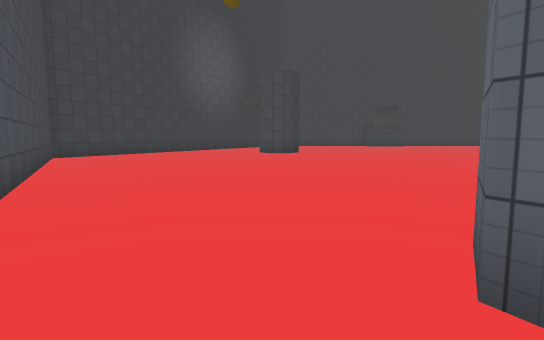
[1] (above)

17 first-person views from a walk through a Unity game level. The camera is 1.5 m above the floor, tilts 6° down and sees 80° across. The floor is counted in squares, 2 m on a side. Each view is taken from the middle of a square. On the plan, view 1 faces up. The plan holds only what a view shows up to about 11 squares ahead; the rest is blank. The place goes on beyond the plan. The player character is not drawn. Surface patterns are stand-ins for the level's own textures.

[2]
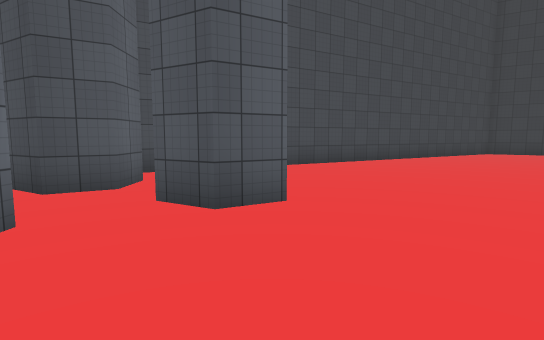

[3]
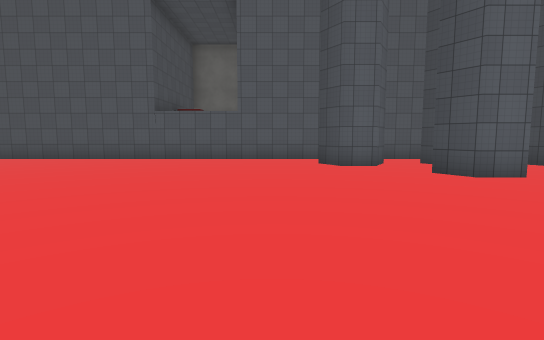

[4]
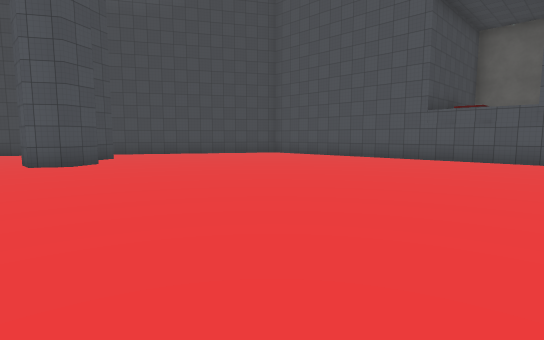

[5]
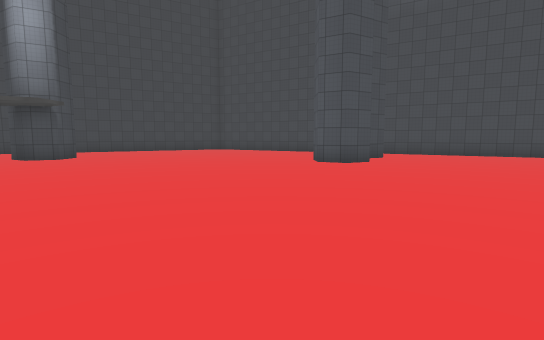

[6]
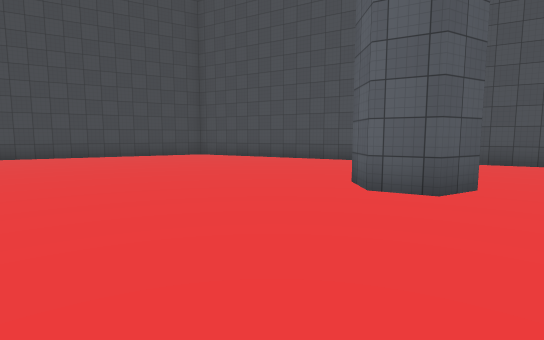

[7]
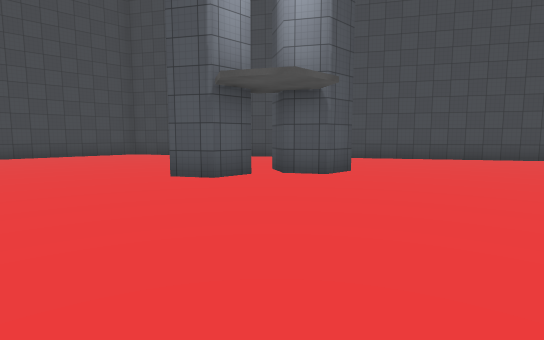

[8]
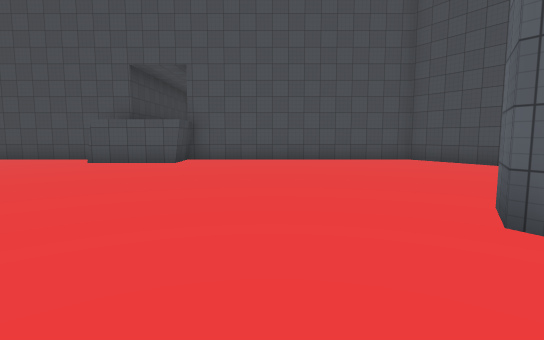

[9]
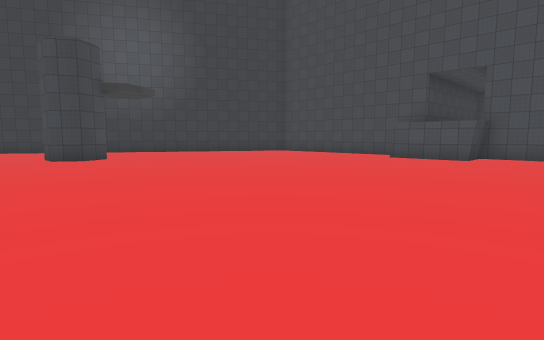

[10]
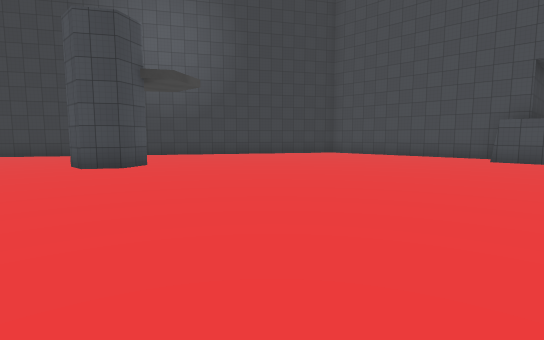

[11]
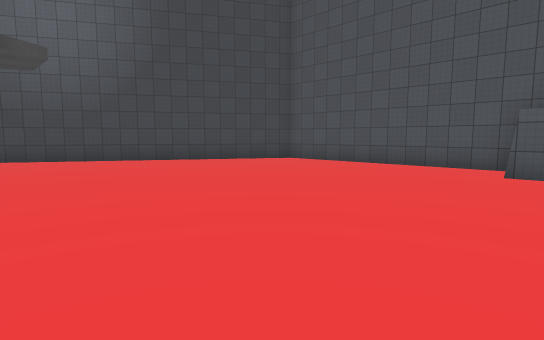

[12]
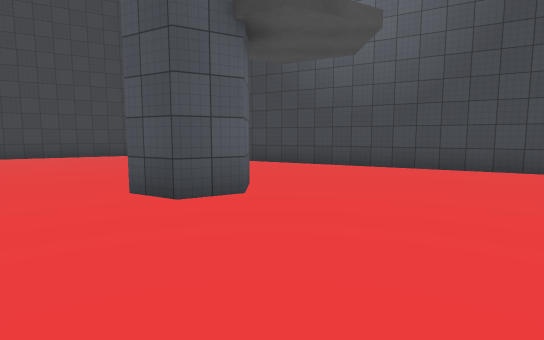

[13]
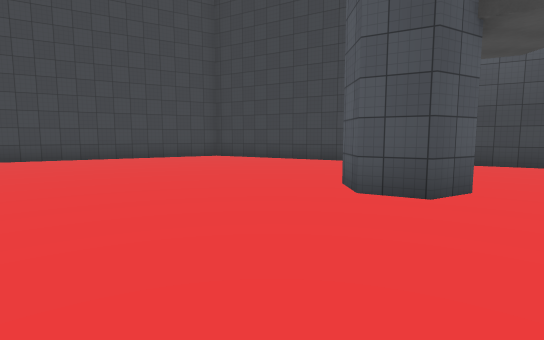

[14]
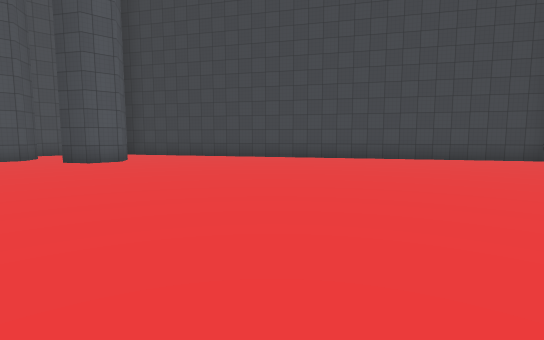

[15]
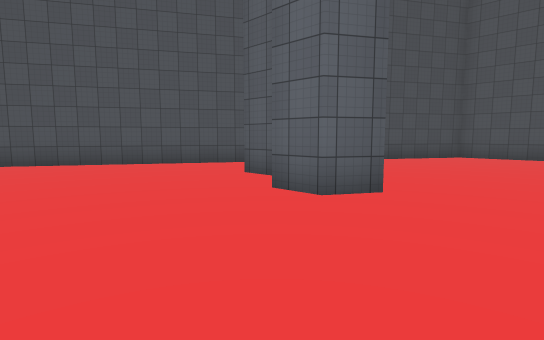

[16]
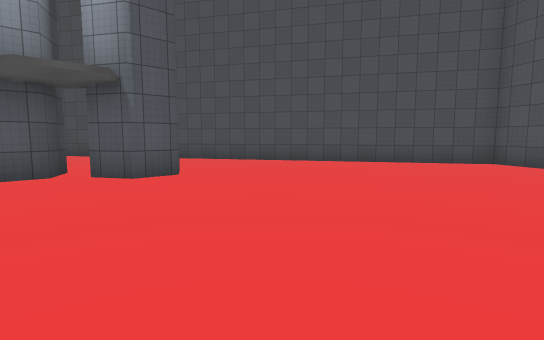

[17]
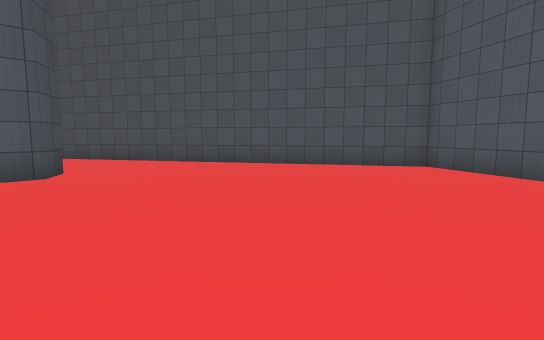

### Floor plan
Points are (right, up) in squares from view 1. A wall is a line through its corners. A room is listed if a view was taken in it or the views show most of it. See-through windows are left out.
Room 1 (view 1)
walls: (0.5, -0.1) (1.4, -0.1) (1.9, -0.9); (-0.9, -0.2) (-0.6, -0.7)
ways out: opening at (0, 1) to room 2; opening at (1.5, 0) to room 2; gap at (2, -1) to room 2
Room 2 (views 2, 3, 4, 5, 6, 7, 8, 9, 10, 11, 12, 13, 14, 15, 16, 17)
walls: (15.3, 15.8) (14.4, 15.8) (13.9, 16.6) (14.4, 17.4); (-0.1, 15.6) (0.8, 15.6) (1.2, 14.9) (0.8, 14.1) (-0.1, 14.1); (15.5, 5.1) (15, 5.9) (15.4, 6.7) (16.4, 6.7); (17.2, 5.7) (18.1, 5.7); (17.7, 15.6) (17.2, 14.7) (16.3, 14.7) (15.8, 15.5); (17.3, 4.1) (16.9, 4.8); (0.9, 1.4) (1.4, 2.2) (2.3, 2.2) (2.7, 1.4) (2.2, 0.6); (2.9, -1) (3.4, -0.1) (4.3, -0.1) (4.7, -0.9); (1.9, -0.9) (1.5, -1.7); (6.9, 24.4) (0.6, 24.4); (4.4, -2.6) (16.1, -2.6); (18.8, 1.5) (24.3, 10.9) (18.7, 20.5); (17.7, 22.1) (16.4, 24.4) (9.4, 24.4) (9.4, 23) (6.9, 23); (0.3, 23.9) (-6.1, 13.1); (1.1, -2.6) (2.4, -2.6); (-7.4, 11) (-2.4, 2.3); (16.8, -1.9) (17.9, 0)
ways out: opening at (0, 1) to room 1; opening at (1.5, 0) to room 1; gap at (2, -1) to room 1

Where each view was taken, in squares from view 1:
view 1: 0 up, 0 right, facing up
view 2: 2 up, 6 right, facing left
view 3: 8 up, 6 right, facing down
view 4: 8 up, 6 right, facing down-right
view 5: 8 up, 6 right, facing right
view 6: 8 up, 11 right, facing right
view 7: 11 up, 11 right, facing up-right
view 8: 14 up, 12 right, facing up
view 9: 12 up, 12 right, facing up-left
view 10: 12 up, 9 right, facing up-left
view 11: 16 up, 8 right, facing up-left
view 12: 16 up, 5 right, facing left
view 13: 13 up, 5 right, facing left
view 14: 12 up, 5 right, facing down-left
view 15: 10 up, 13 right, facing down-right
view 16: 9 up, 14 right, facing up-right
view 17: 8 up, 16 right, facing up-right
